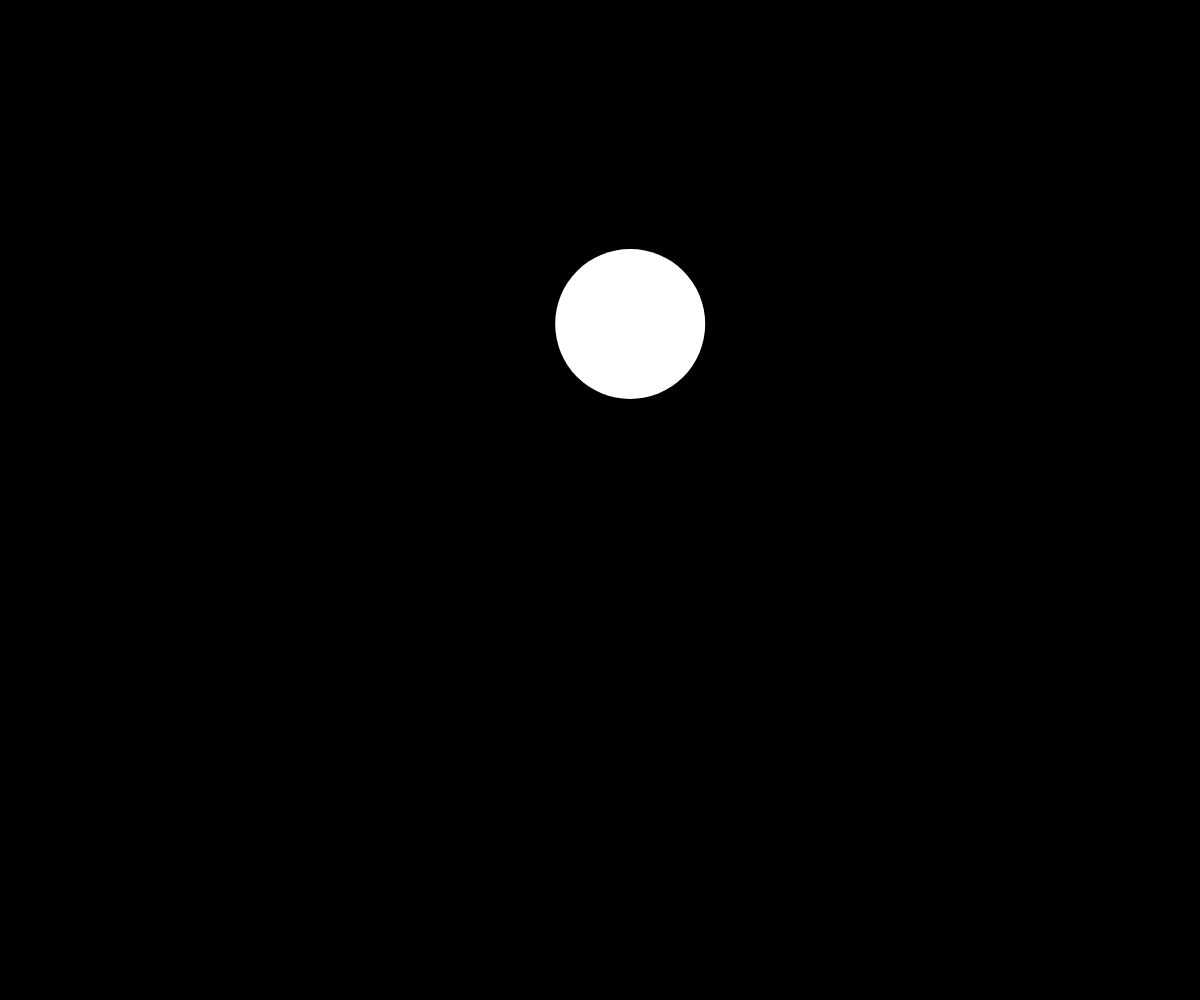
Frame 1 (no input)
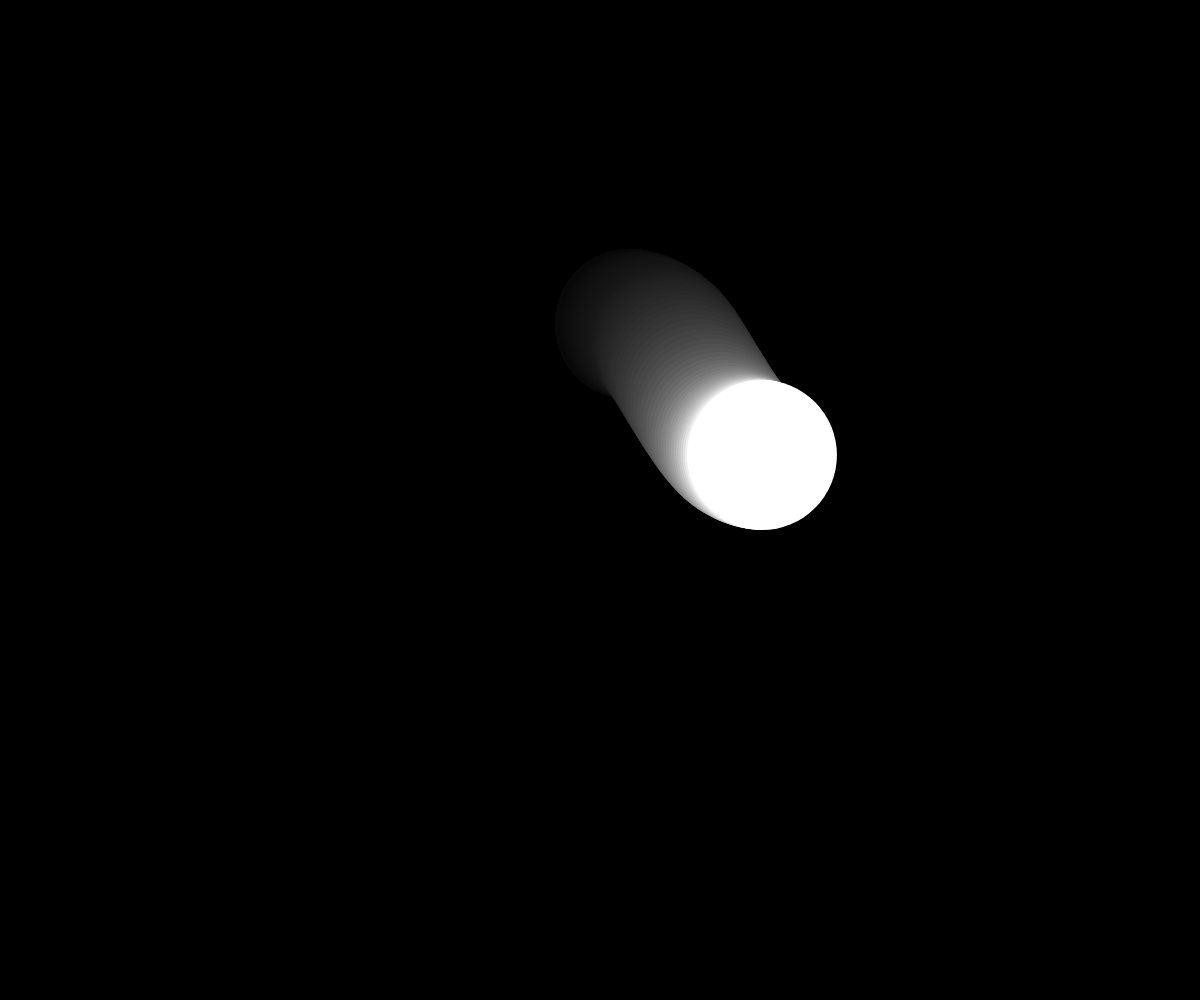
Frame 60 (no input)
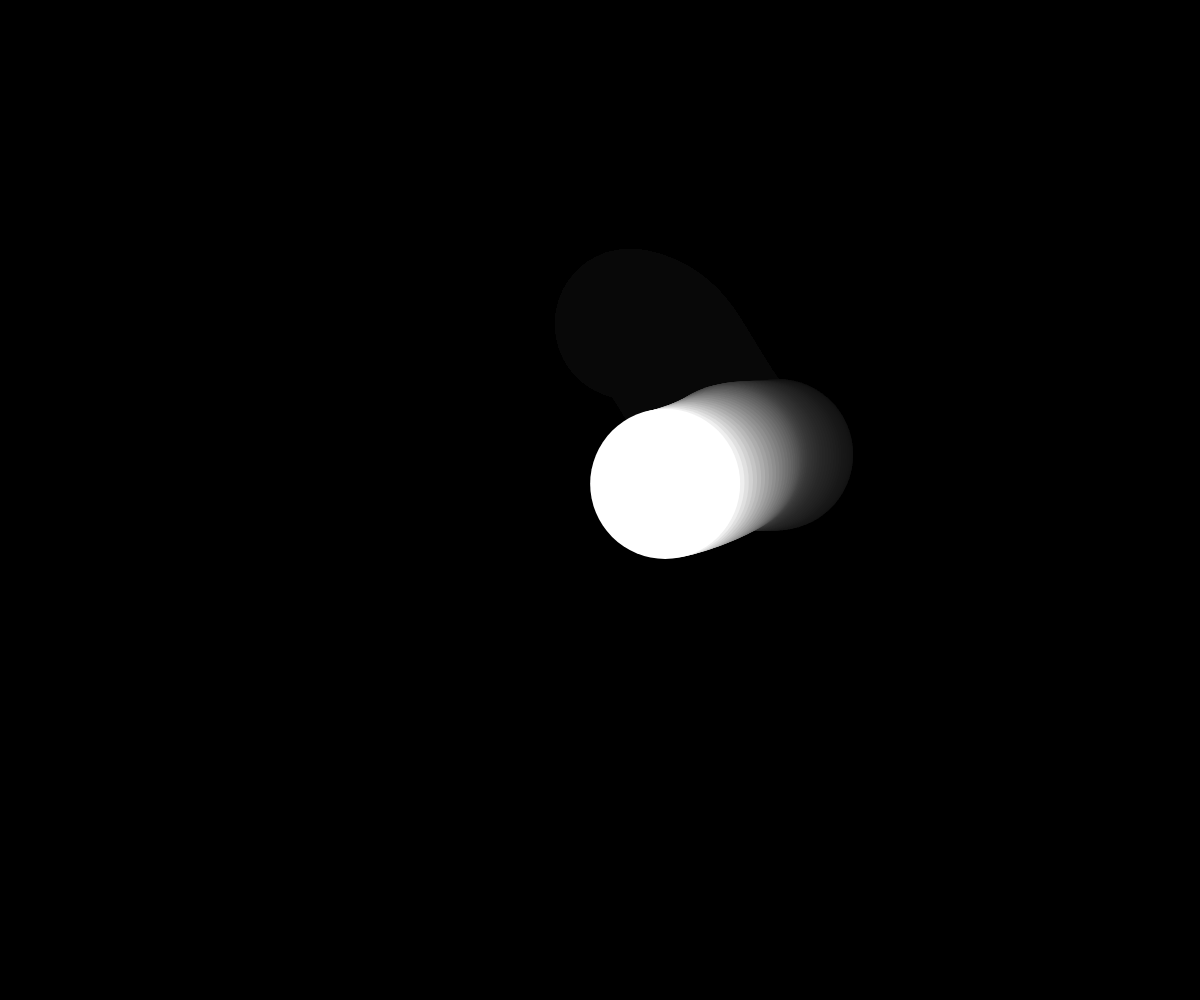
Frame 120 (the mouse pressed at the canvas centre since frame 60)

The p5.js sketch that drew these frames (run headless with seeded random() and noise() and a simulated clock; from frame 60 on, the mouse is pressed at the canvas centre):

// p5.js sketch
// ── sketch.js
// Global variables
let t; 
let x; // X position
let y; // Y position

function setup() {
  createCanvas(windowWidth, windowHeight);
  background(0);
  t = 0;
}

function draw() {
  background(0, 16);

  noStroke();
  fill(255);

  // TODO: Set the x position to incorporate the noise function
x = width * noise(t + 150)

  // TODO: Set the y position to incorporate the noise function
y = height * noise(t + 500)

  // TODO: Draw an ellipse with the variables for x and y passed in
ellipse(x, y, 150, 150)

  // TODO: Increment the t variable to control the noise amount
t += 0.005
}
